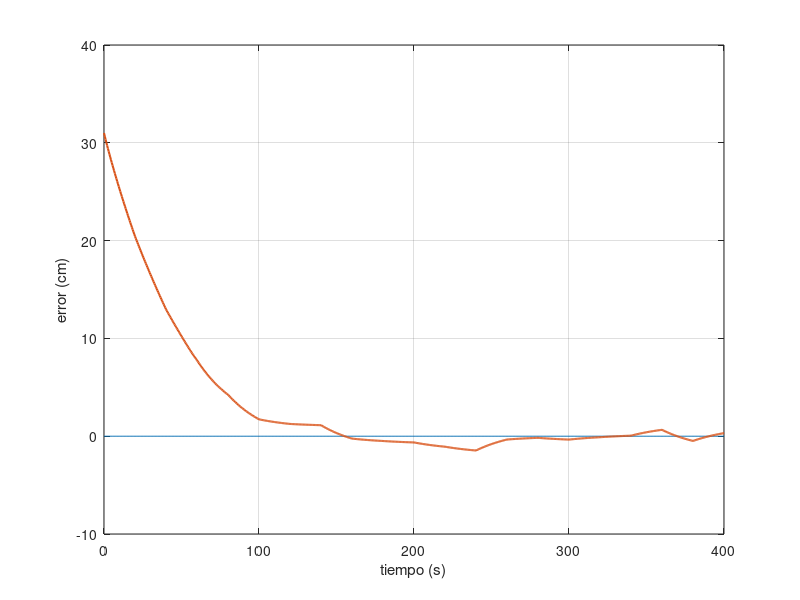

This chart was generated by the following MATLAB code:

clear all;

load("error.mat");

figure(2)
plot(error(1,:), zeros(size(error(1,:))), error(1,:), error(2,:)*100, 'linewidth', 1.5);
grid on;
xlabel('tiempo (s)');
ylabel('error (cm)');
